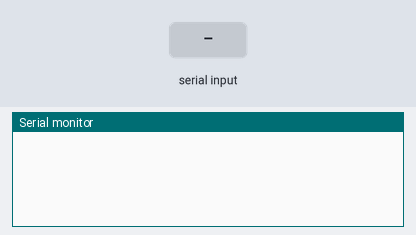
This sketch was run on a simulated Arduino Uno, built with avr-gcc and run on an emulated ATmega328P. On the bench: the last lines printed to the serial monitor. The test bench sets the inputs (shaded band).

Above: at 1.2 s.
1.3 s: "led on" received over Serial
At 3.2 s:
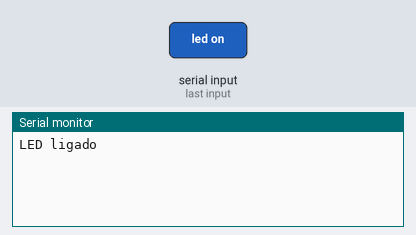
3.8 s: "led off" received over Serial
At 5.1 s:
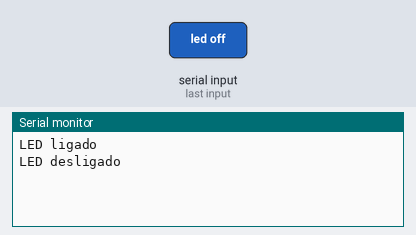
6.3 s: "1" received over Serial
At 8.0 s:
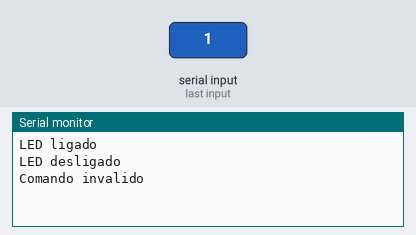

Measured:
- after the input at 1.3 s, the serial monitor: prints a new line after 1.0 s (image 1)
- after the input at 3.8 s, the serial monitor: prints a new line after 1.0 s (image 2)
- after the input at 6.3 s, the serial monitor: prints a new line after 1.0 s (image 3)

The sketch:

arduino211_WR_source.ino
```cpp
#define LED_BUILTIN1  11

void setup() {
  Serial.begin(9600);   // inicia a comunicação serial com baudrate de 9600
}

void loop() {
  if (Serial.available() > 0) {   // verifica se há dados disponíveis no buffer de entrada
    String command = Serial.readString();   // lê a string do buffer de entrada
    processCommand(command);   // chama a função para processar o comando
  }
}

void processCommand(String command) {
  if (command == "led on") {   // verifica se o comando é "led on"
    digitalWrite(LED_BUILTIN1, HIGH);   // liga o LED interno
    Serial.println("LED ligado");
  } else if (command == "led off") {   // verifica se o comando é "led off"
    digitalWrite(LED_BUILTIN1, LOW);   // desliga o LED interno
    Serial.println("LED desligado");
  } else {
    Serial.println("Comando invalido");
  }
}
```
